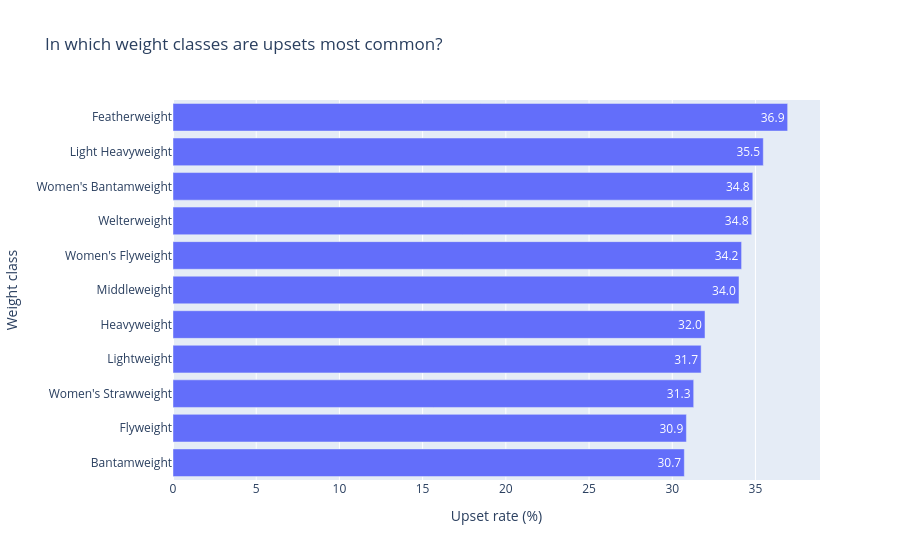

Notebook source saved alongside this figure:
### Markdown cell above
QUESTION 4: In which weight classes are upsets most common?

### Code cell
odds["favourite"] = np.where(odds["R_odds"] < odds["B_odds"], "Red", "Blue")
odds["upset"] = odds["favourite"] != odds["Winner"]

upsets = (odds.groupby("weight_class")["upset"]
          .agg(upset_rate="mean", fights="count").reset_index())
upsets = upsets[upsets["fights"] >= 100]            # only classes with enough fights
upsets["upset_rate"] = upsets["upset_rate"] * 100
upsets = upsets.sort_values("upset_rate")

px.bar(upsets, x="upset_rate", y="weight_class", orientation="h",
       text_auto=".1f", hover_data=["fights"],
       labels={"upset_rate": "Upset rate (%)", "weight_class": "Weight class", "fights": "Fights"},
       title="In which weight classes are upsets most common?")

### Figure 1 — Plotly figure (JSON) as saved in the notebook; plotly's stock layout.template omitted (floating-point values rounded to 4 significant figures)
{"data": [{"customdata": [[716], [376], [326], [1106], [513], [835], [240], [1041], [221], [530], [796]], "hovertemplate": "Upset rate (%)=%{x}<br>Weight class=%{y}<br>Fights=%{customdata[0]}<extra></extra>", "legendgroup": "", "marker": {"color": "#636efa", "pattern": {"shape": ""}}, "name": "", "orientation": "h", "showlegend": false, "textposition": "auto", "texttemplate": "%{x:.1f}", "type": "bar", "x": [30.73, 30.85, 31.29, 31.74, 31.97, 34.01, 34.17, 34.77, 34.84, 35.47, 36.93], "xaxis": "x", "y": ["Bantamweight", "Flyweight", "Women's Strawweight", "Lightweight", "Heavyweight", "Middleweight", "Women's Flyweight", "Welterweight", "Women's Bantamweight", "Light Heavyweight", "Featherweight"], "yaxis": "y"}], "layout": {"barmode": "relative", "legend": {"tracegroupgap": 0}, "title": {"text": "In which weight classes are upsets most common?"}, "xaxis": {"anchor": "y", "domain": [0, 1], "title": {"text": "Upset rate (%)"}}, "yaxis": {"anchor": "x", "domain": [0, 1], "title": {"text": "Weight class"}}}}
